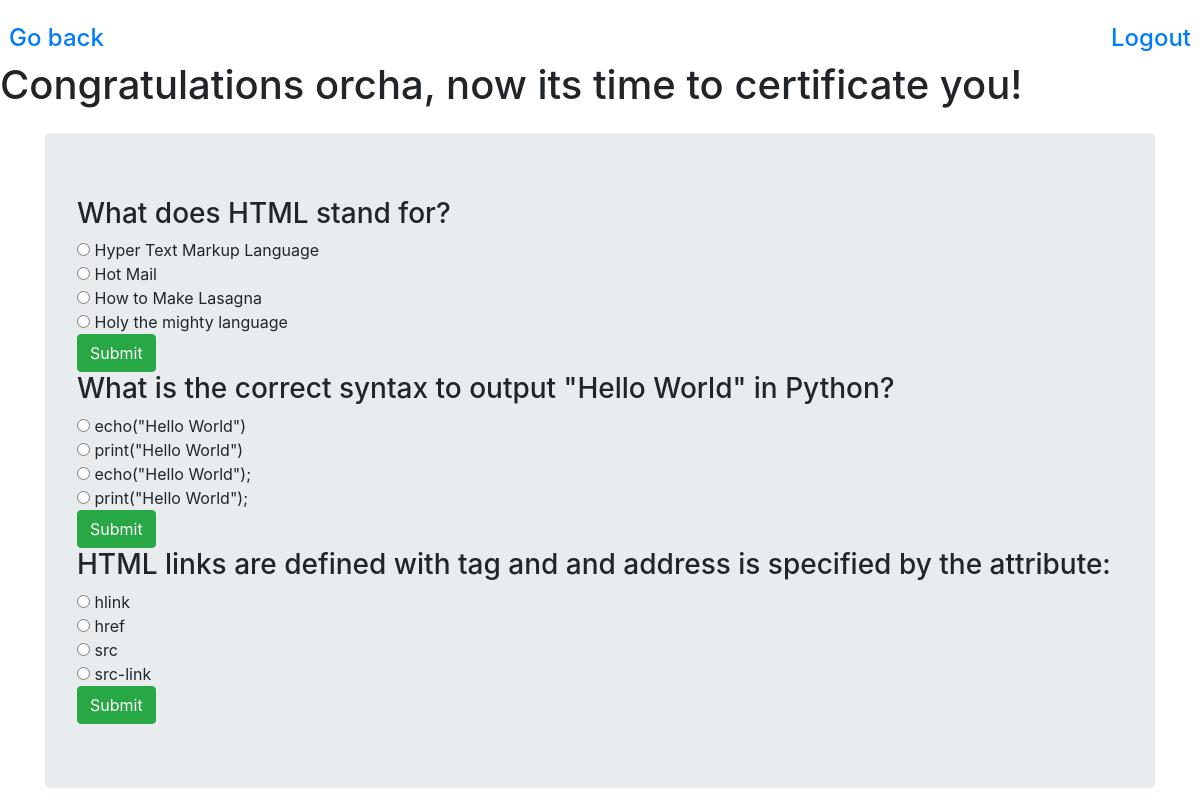
The app's page /quiz/ (signed in) with its own data.
### quiz/models.py (models this page shows)
class Question(models.Model):
    NUMBER_OF_ANSWERS_ALLOWED = 1
    max_score = models.DecimalField(verbose_name='Max Score', default=10, decimal_places=2, max_digits=6)
    text = models.TextField(verbose_name="Question text")
    classes = models.ForeignKey(Classes, on_delete=models.DO_NOTHING)
    def __str__(self):
        return self.text

class ChooseAnswer(models.Model):
    MAX_CHOICES = 4
    question = models.ForeignKey(Question, related_name="questions", on_delete=models.CASCADE)
    correctAnswer = models.BooleanField(verbose_name="Is this the correct answer?", default=False, null=False)
    text = models.TextField(verbose_name="Text of answer")
    def __str__(self):
        return self.text

### quiz/views.py (the view)
# urls.py: path('', include('quiz.urls'))
def quiz(request):
    if request.method == 'POST':
        question_pk = request.POST.get('question_pk')
        answered_question = User.attempts.select_related('question').get(question__pk=question_pk)
        answer_pk = request.POST.get('answer_pk')
        try:
            ChooseAnswer = AnsweredQuestions.question.questions.get(pk=answer_pk)
        except ObjectDoesNotExist:
            raise Http404
        User.validate_answer(answered_question, ChooseAnswer)
        return redirect('result', answuered_question.pk)
    else:
        answered = AnsweredQuestions.objects.values_list('question__pk', flat=True)
        question = Question.objects.exclude(pk__in=answered)
        context = {
            'question':question
        }
        return render(request, 'quiz/exam.html', context)

### quiz/templates/quiz/exam.html (shortened to what this page needs)
<!DOCTYPE html>
<html lang="en">
  <head>
     <link
      rel="stylesheet"
      href="https://cdn.jsdelivr.net/npm/bootstrap@4.6.0/dist/css/bootstrap.min.css"
    />
    <div class="row gy-4 pt-4">
      <h4 class="col-lg-6 text-left pl-4">
        <a href="{{request.META.HTTP_REFERER}}">Go back</a>
      </h4>
      <h4 class="col-lg-6 text-right pr-4">
        <a href="{% url 'logout' %}">Logout</a>
      </h4>
    </div>
  </head>
  <body>
    <h1>Congratulations {{request.user}}, now its time to certificate you!</h1>
    {% if question is None %}
    <div class="container">
      <div class="jumbotron my-4">
        <h1>You already answered all of our questions</h1>
        <a href="">Take a look here!</a>
      </div>
    </div>
    {% else %}
    <div class="container">
      <div class="jumbotron my-4">
        {% for question in question %}
          <h3>
            {{question}}
          </h3>
        <form method="POST" class="form">
          {% for answers in question.questions.all %}
            <input class"form-check-input" type="radio" name="answer_pk" value="questions.pk"
            id="choice-{{forloop.counter}}">
            <label class="form-check-label" for="choice-{{forloop.counter}}" >
               {{answers}}
            </label>
            <br>
          {% endfor %}
          <button type="submit" class="btn btn-success">
            Submit
          </button>
        </form>
        {% endfor %}
      </div>
    </div>
    {% endif %}
  </body>
</html>

### records on screen
Question: text "What does HTML stand for?"
ChooseAnswer: text "Hyper Text Markup Language"
ChooseAnswer: text "Hot Mail"
ChooseAnswer: text "How to Make Lasagna"
ChooseAnswer: text "Holy the mighty language"
Question: text "What is the correct syntax to output \"Hello World\" in Python?"
ChooseAnswer: text "echo(\"Hello World\")"
ChooseAnswer: text "print(\"Hello World\")"
ChooseAnswer: text "echo(\"Hello World\");"
ChooseAnswer: text "print(\"Hello World\");"
Question: text "HTML links are defined with tag and and address is specified by the attribute:"
ChooseAnswer: text "hlink"
ChooseAnswer: text "href"
ChooseAnswer: text "src"
ChooseAnswer: text "src-link"

### other values on screen
{{ request.user }} "orcha"
